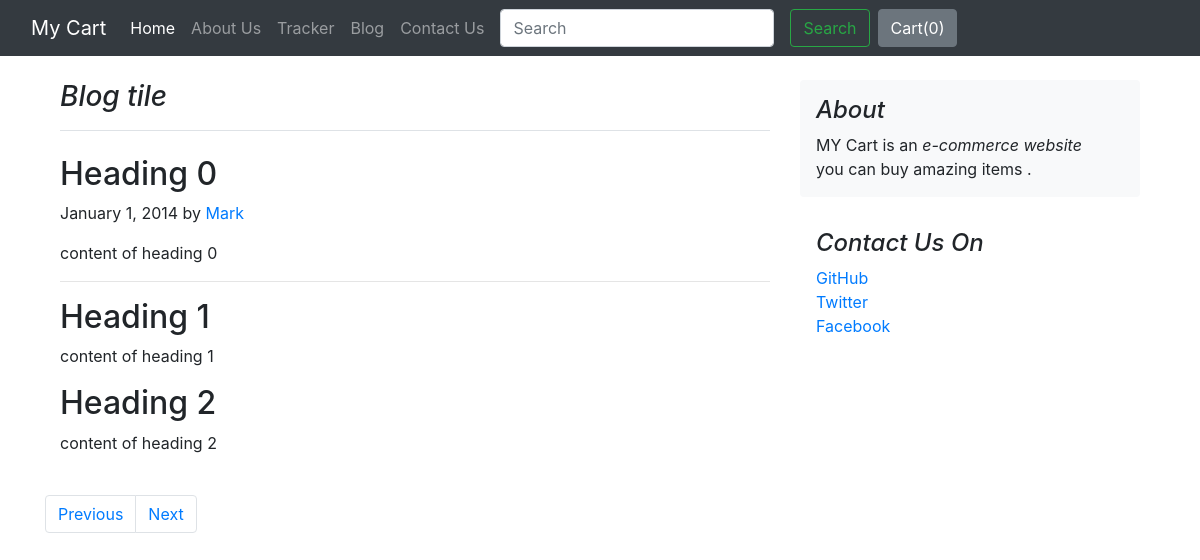
The page /blog/blogPost/1 on the database as committed earlier.
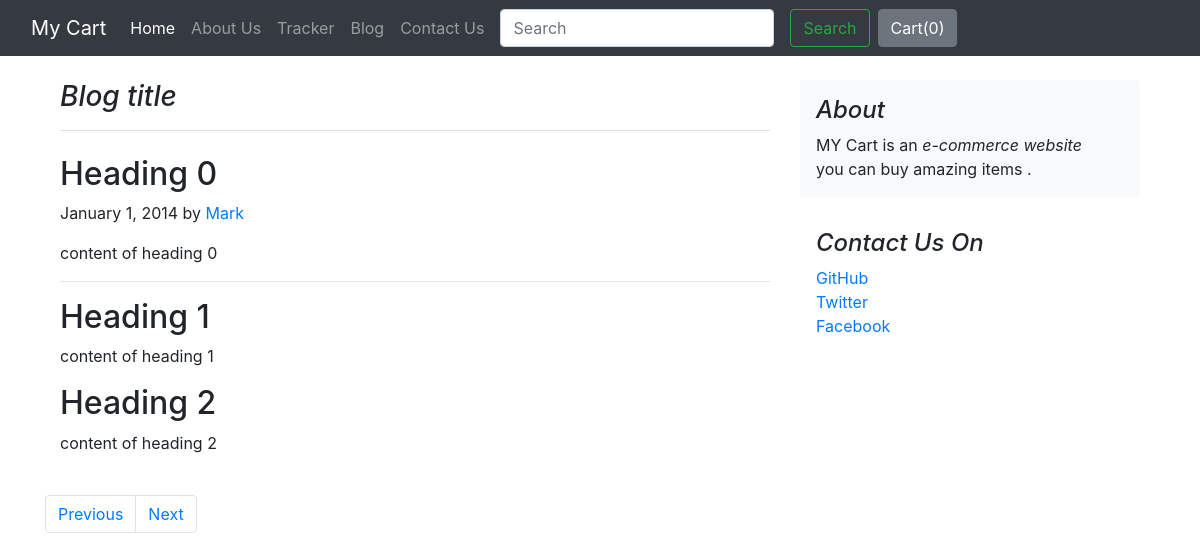
The same page on the database as committed later.
### blog/models.py (models this page shows, shortened)
class BlogPost(models.Model):
    post_id = models.AutoField(primary_key=True)
    title = models.CharField(max_length=50)
    head0 = models.CharField(max_length= 500, default=" ")
    c_head0 = models.CharField(max_length= 5000, default=" ")
    head1 = models.CharField(max_length= 500, default=" ")
    c_head1 = models.CharField(max_length= 5000, default=" ")
    head2 = models.CharField(max_length= 500, default=" ")
    c_head2 = models.CharField(max_length= 5000, default=" ")
    pub_date = models.DateField()
    thumbnail = models.ImageField(upload_to = "blog/Images", default=" ")

### blog/views.py (the view)
# urls.py: path("blogPost/<int:id>", views.blogPost_fun, name="blogPost")
def blogPost_fun(request, id):
    post = BlogPost.objects.filter(post_id = id)[0]       # fetch data from data base
    return render(request, "blog/blog_post.html", {'post':post})

### blog/templates/blog/blog_post.html (shortened to what this page needs)
{%  extends 'blog/basic.html' %}
{% block body %}
<div class="container mt-4">
    <main role="main" class="container">
        <div class="row">
          <div class="col-md-8 blog-main">
            <h3 class="pb-3 mb-4 font-italic border-bottom">
              {{post.title}}
            </h3>
            <div class="blog-post">
              <h2 class="blog-post-title">{{post.head0}}</h2>
              <p class="blog-post-meta">January 1, 2014 by <a href="#">Mark</a></p>
              <p>{{post.c_head0}}</p>
              <hr>
              <h2>{{post.head1}}</h2>
              <p>{{post.c_head1}}</p>
              <h2>{{post.head2}}</h2>
              <p>{{post.c_head2}}</p>
            </div>
          </div>
          <aside class="col-md-4 blog-sidebar">
            <div class="p-3 mb-3 bg-light rounded">
              <h4 class="font-italic">About</h4>
              <p class="mb-0">MY Cart is an   <em>e-commerce website</em> </p> you can buy amazing items .</div>
            <div class="p-3">
              <h4 class="font-italic">Contact Us On</h4>
              <ol class="list-unstyled">
                <li><a href="#">GitHub</a></li>
                <li><a href="#">Twitter</a></li>
                <li><a href="#">Facebook</a></li>
              </ol>
            </div>
          </aside>
        </div>
      </main><br>
      <nav aria-label="Page navigation example">
        <ul class="pagination">
          <li class="page-item"><a class="page-link" href="/blog/blogPost{">Previous</a></li>
          <li class="page-item"><a class="page-link" href="#">Next</a></li>
        </ul>
      </nav>
</div>
{% endblock %}

Rows that differ between the two databases and show on the page:
changed BlogPost "Heading 0": title "Blog tile" → "Blog title"
